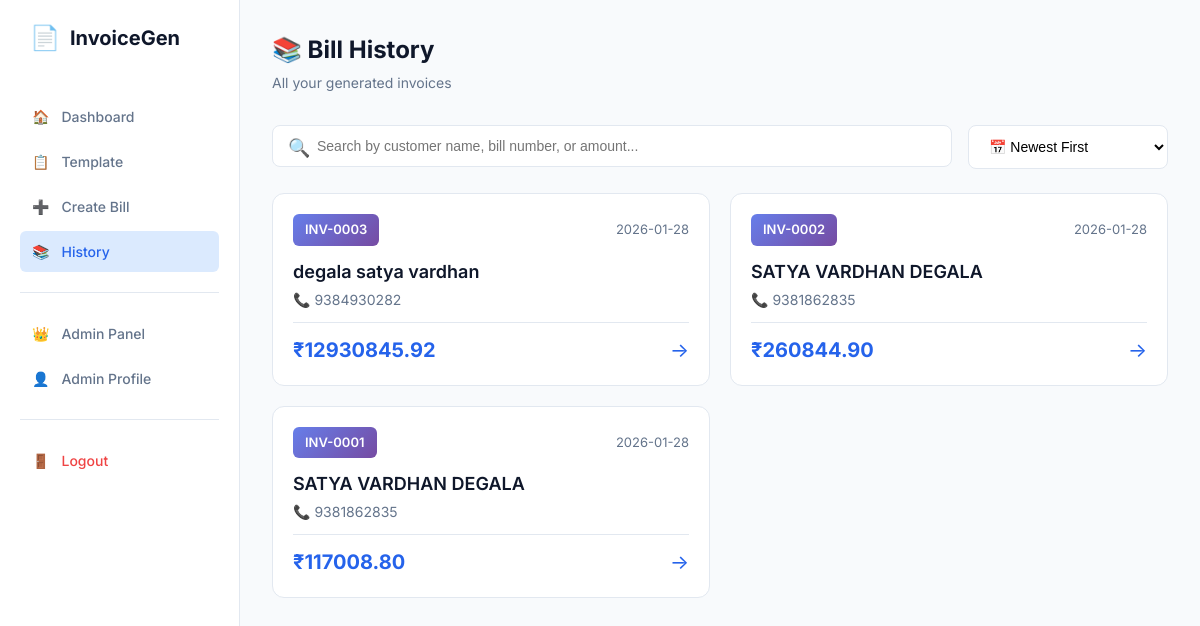
Screenshot of /history (signed in) with the database file from the repository.
### tables this page shows
CREATE TABLE bills (
            id INTEGER PRIMARY KEY AUTOINCREMENT,
            user_id INTEGER NOT NULL,
            template_id INTEGER,
            bill_number TEXT,
            customer_name TEXT NOT NULL,
            customer_mobile TEXT,
            customer_address TEXT,
            items_json TEXT,
            subtotal REAL,
            gst_enabled INTEGER DEFAULT 0,
            gst_percentage REAL,
            gst_amount REAL,
            total REAL,
            bill_date TEXT,
            created_at TIMESTAMP DEFAULT CURRENT_TIMESTAMP,
            FOREIGN KEY (user_id) REFERENCES users (id),
            FOREIGN KEY (template_id) REFERENCES templates (id)
        );

### app.py (the view)
@app.route('/history')
@login_required
def history():
    user = get_current_user()
    db = get_db()
    bills = db.execute('''
        SELECT b.*, t.business_name
        FROM bills b
        LEFT JOIN templates t ON b.template_id = t.id
        WHERE b.user_id = ?
        ORDER BY b.created_at DESC
    ''', (user['id'],)).fetchall()
    db.close()
    return render_template('history.html', bills=bills)

### app.py (called while the page is built)
def get_db():
    db = sqlite3.connect('invoice.db')
    db.row_factory = sqlite3.Row
    return db

### auth.py (called while the page is built)
def get_db():
    db = sqlite3.connect('invoice.db')
    db.row_factory = sqlite3.Row
    return db

def login_required(f):
    @wraps(f)
    def decorated_function(*args, **kwargs):
        if 'user_id' not in session:
            flash('Please login to access this page', 'warning')
            return redirect(url_for('login'))
        db = get_db()
        user = db.execute('SELECT * FROM users WHERE id = ?', (session['user_id'],)).fetchone()
        db.close()
        if not user:
            session.clear()
            flash('User not found', 'error')
            return redirect(url_for('login'))
        if not user['is_approved']:
            return redirect(url_for('pending_approval'))
        if not user['is_active']:
            session.clear()
            flash('Your account has been deactivated', 'error')
            return redirect(url_for('login'))
        return f(*args, **kwargs)
    return decorated_function

def get_current_user():
    if 'user_id' not in session:
        return None
    db = get_db()
    user = db.execute('SELECT * FROM users WHERE id = ?', (session['user_id'],)).fetchone()
    db.close()
    return user

### templates/history.html (shortened to what this page needs)
{% extends 'base.html' %}
{% block content %}
<div class="page-header">
    <h1 class="page-title">📚 Bill History</h1>
    <p class="page-subtitle">All your generated invoices</p>
</div>
{% if bills %}
<div class="history-controls">
    <div class="search-box">
        <span class="search-icon">🔍</span>
        <input type="text" id="searchInput" class="search-input"
            placeholder="Search by customer name, bill number, or amount...">
    </div>
    <select id="sortDropdown" class="sort-dropdown">
        <option value="date-desc">📅 Newest First</option>
    </select>
</div>
<div class="history-grid" id="historyList">
    {% for bill in bills %}
    <a href="{{ url_for('preview_bill', bill_id=bill.id) }}" class="history-card"
        data-customer="{{ bill.customer_name|lower }}" data-bill="{{ bill.bill_number|lower }}"
        data-amount="{{ bill.total }}" data-date="{{ bill.created_at }}">
        <div class="history-card-header">
            <span class="bill-number-badge">{{ bill.bill_number }}</span>
            <span class="bill-date">{{ bill.created_at[:10] }}</span>
        </div>
        <div class="history-card-body">
            <h3 class="customer-name">{{ bill.customer_name }}</h3>
            {% if bill.customer_mobile %}
            <p class="customer-contact">📞 {{ bill.customer_mobile }}</p>
            {% endif %}
        </div>
        <div class="history-card-footer">
            <span class="total-amount">₹{{ "%.2f"|format(bill.total) }}</span>
            <span class="view-arrow">→</span>
        </div>
    </a>
    {% endfor %}
</div>
{% endif %}
{% endblock %}

### static/css/style.css (style rules this page uses)
:root { --bg-primary: #f8fafc; --bg-secondary: #ffffff; --bg-card: #ffffff; --bg-input: #ffffff; --brand-primary: #2563eb; --brand-dark: #1e40af; --brand-light: #dbeafe; --text-primary: #0f172a; --text-secondary: #64748b; --text-muted: #94a3b8; --border-color: #e2e8f0; --border-focus: #2563eb; --success: #10b981; --success-bg: #dcfce7; --warning: #f59e0b; --warning-bg: #fef3c7; --error: #ef4444; --error-bg: #fee2e2; --radius-sm: 4px; --radius-md: 6px; --radius-lg: 8px; --shadow-sm: 0 1px 2px 0 rgba(0, 0, 0, 0.05); --shadow-md: 0 4px 6px -1px rgba(0, 0, 0, 0.1); --font-family: 'Inter', system-ui, -apple-system, sans-serif; }
*, *::before, *::after { box-sizing: border-box; margin: 0; padding: 0; }
body { font-family: var(--font-family); background: var(--bg-primary); color: var(--text-primary); line-height: 1.5; -webkit-font-smoothing: antialiased; }
a { text-decoration: none; color: inherit; }
.page-header { margin-bottom: 32px; }
.page-title { font-size: 24px; font-weight: 700; margin-bottom: 4px; }
.page-subtitle { color: var(--text-secondary); font-size: 14px; }

### templates/history.html (style rules this page uses)
.history-controls { display: flex; gap: 16px; margin-bottom: 24px; flex-wrap: wrap; }
.search-box { flex: 1; min-width: 300px; position: relative; }
.search-input { width: 100%; padding: 12px 16px 12px 44px; border: 1px solid var(--border-color); border-radius: 8px; font-size: 14px; }
.search-icon { position: absolute; left: 16px; top: 50%; transform: translateY(-50%); font-size: 18px; }
.sort-dropdown { padding: 12px 16px; border: 1px solid var(--border-color); border-radius: 8px; font-size: 14px; background: white; cursor: pointer; min-width: 200px; }
.history-grid { display: grid; grid-template-columns: repeat(auto-fill, minmax(320px, 1fr)); gap: 20px; }
.history-card { background: white; border: 1px solid var(--border-color); border-radius: 12px; padding: 20px; transition: all 0.2s; cursor: pointer; text-decoration: none; color: inherit; display: flex; flex-direction: column; gap: 12px; }
.history-card-header { display: flex; justify-content: space-between; align-items: center; }
.bill-number-badge { background: linear-gradient(135deg, #667eea 0%, #764ba2 100%); color: white; padding: 6px 12px; border-radius: 6px; font-size: 13px; font-weight: 600; }
.bill-date { color: var(--text-secondary); font-size: 13px; }
.customer-name { font-size: 18px; font-weight: 600; color: var(--text-primary); margin: 0; }
.customer-contact { color: var(--text-secondary); font-size: 14px; margin: 4px 0 0 0; }
.history-card-footer { display: flex; justify-content: space-between; align-items: center; padding-top: 12px; border-top: 1px solid var(--border-color); }
.total-amount { font-size: 20px; font-weight: 700; color: var(--brand-primary); }
.view-arrow { font-size: 20px; color: var(--brand-primary); }

### rows the page displays
bills: bill_number "INV-0003", created_at "2026-01-28", customer_name "degala satya vardhan", customer_mobile "9384930282", total "12930845.92"
bills: bill_number "INV-0002", created_at "2026-01-28", customer_name "SATYA VARDHAN DEGALA", customer_mobile "9381862835", total "260844.90"
bills: bill_number "INV-0001", created_at "2026-01-28", customer_name "SATYA VARDHAN DEGALA", customer_mobile "9381862835", total "117008.80"
